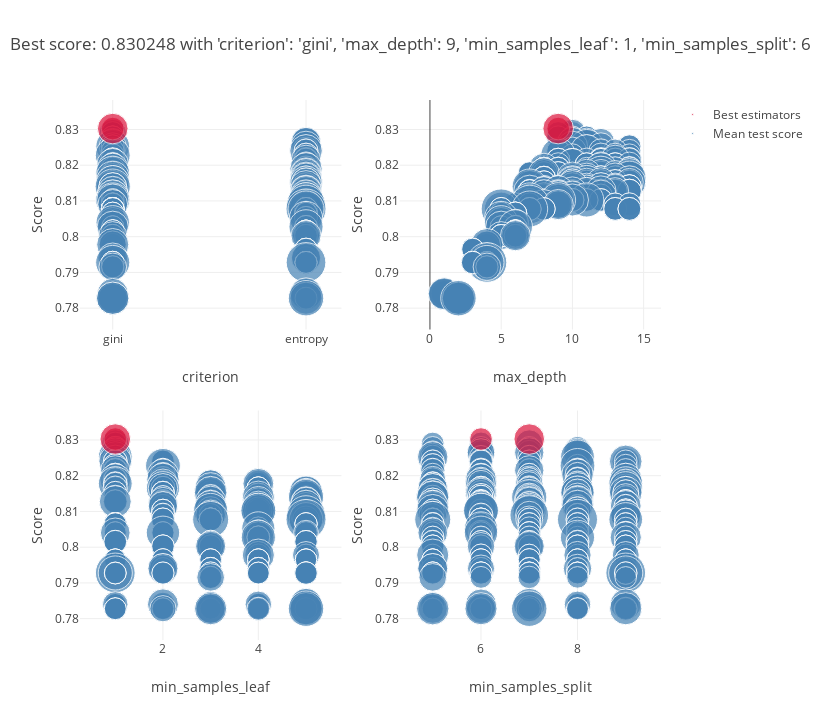

This figure's notebook cell:
### Markdown cell above
### After sttribute selection

### Code cell
selector=SelectKBest(score_func=chi2,k=5)

# Entrainnement de la méthode
selector_fitted=selector.fit(X,y)

# Récuperation des variables sélectionnées
columns=X.columns[selector.get_support()]

grid_DT=GridSearchCV(DecisionTreeClassifier(), param_grid, cv=5, verbose=0, n_jobs=-1)

grid_DT.fit(X_train[columns],y_train)

plot_grid_search(grid_DT)
table_grid_search(grid_DT)

y_predict = grid_DT.predict(X_valid[columns])

print(classification_report(y_valid,y_predict))

### Figure 1 — Plotly figure (JSON) as saved in the notebook; plotly's stock layout.template omitted (floating-point values rounded to 4 significant figures; data arrays with more than 128 entries replaced by an {"elided": "..."} marker saying what was removed)
{"data": [{"marker": {"color": "SteelBlue", "size": {"elided": "748 float values"}, "sizemin": 4, "sizemode": "area", "sizeref": 2.607e-06}, "mode": "markers", "name": "Mean test score", "showlegend": true, "text": {"elided": "748 str values"}, "type": "scatter", "x": {"elided": "748 str values"}, "xaxis": "x", "y": {"elided": "748 float values"}, "yaxis": "y"}, {"marker": {"color": "Crimson", "size": [0.0006726, 0.001221], "sizemin": 4, "sizemode": "area", "sizeref": 2.607e-06}, "mode": "markers", "name": "Best estimators", "showlegend": true, "text": ["{'criterion': 'gini', 'max_depth': 9, 'min_samples_leaf': 1, 'min_samples_split': 6}", "{'criterion': 'gini', 'max_depth': 9, 'min_samples_leaf': 1, 'min_samples_split': 7}"], "type": "scatter", "x": ["gini", "gini"], "xaxis": "x", "y": [0.8302, 0.8302], "yaxis": "y"}, {"marker": {"color": "SteelBlue", "size": {"elided": "748 float values"}, "sizemin": 4, "sizemode": "area", "sizeref": 2.607e-06}, "mode": "markers", "name": "Mean test score", "showlegend": false, "text": {"elided": "748 str values"}, "type": "scatter", "x": {"elided": "748 int values"}, "xaxis": "x2", "y": {"elided": "748 float values"}, "yaxis": "y2"}, {"marker": {"color": "Crimson", "size": [0.0006726, 0.001221], "sizemin": 4, "sizemode": "area", "sizeref": 2.607e-06}, "mode": "markers", "name": "Best estimators", "showlegend": false, "text": ["{'criterion': 'gini', 'max_depth': 9, 'min_samples_leaf': 1, 'min_samples_split': 6}", "{'criterion': 'gini', 'max_depth': 9, 'min_samples_leaf': 1, 'min_samples_split': 7}"], "type": "scatter", "x": [9, 9], "xaxis": "x2", "y": [0.8302, 0.8302], "yaxis": "y2"}, {"marker": {"color": "SteelBlue", "size": {"elided": "748 float values"}, "sizemin": 4, "sizemode": "area", "sizeref": 2.607e-06}, "mode": "markers", "name": "Mean test score", "showlegend": false, "text": {"elided": "748 str values"}, "type": "scatter", "x": {"elided": "748 int values"}, "xaxis": "x3", "y": {"elided": "748 float values"}, "yaxis": "y3"}, {"marker": {"color": "Crimson", "size": [0.0006726, 0.001221], "sizemin": 4, "sizemode": "area", "sizeref": 2.607e-06}, "mode": "markers", "name": "Best estimators", "showlegend": false, "text": ["{'criterion': 'gini', 'max_depth': 9, 'min_samples_leaf': 1, 'min_samples_split': 6}", "{'criterion': 'gini', 'max_depth': 9, 'min_samples_leaf': 1, 'min_samples_split': 7}"], "type": "scatter", "x": [1, 1], "xaxis": "x3", "y": [0.8302, 0.8302], "yaxis": "y3"}, {"marker": {"color": "SteelBlue", "size": {"elided": "748 float values"}, "sizemin": 4, "sizemode": "area", "sizeref": 2.607e-06}, "mode": "markers", "name": "Mean test score", "showlegend": false, "text": {"elided": "748 str values"}, "type": "scatter", "x": {"elided": "748 int values"}, "xaxis": "x4", "y": {"elided": "748 float values"}, "yaxis": "y4"}, {"marker": {"color": "Crimson", "size": [0.0006726, 0.001221], "sizemin": 4, "sizemode": "area", "sizeref": 2.607e-06}, "mode": "markers", "name": "Best estimators", "showlegend": false, "text": ["{'criterion': 'gini', 'max_depth': 9, 'min_samples_leaf': 1, 'min_samples_split': 6}", "{'criterion': 'gini', 'max_depth': 9, 'min_samples_leaf': 1, 'min_samples_split': 7}"], "type": "scatter", "x": [6, 7], "xaxis": "x4", "y": [0.8302, 0.8302], "yaxis": "y4"}], "layout": {"height": 720, "hovermode": "closest", "legend": {"traceorder": "reversed"}, "title": {"text": "Best score: 0.830248 with 'criterion': 'gini', 'max_depth': 9, 'min_samples_leaf': 1, 'min_samples_split': 6"}, "width": 820, "xaxis": {"anchor": "y", "domain": [0, 0.45], "title": {"text": "criterion"}}, "xaxis2": {"anchor": "y2", "domain": [0.55, 1], "title": {"text": "max_depth"}}, "xaxis3": {"anchor": "y3", "domain": [0, 0.45], "title": {"text": "min_samples_leaf"}}, "xaxis4": {"anchor": "y4", "domain": [0.55, 1], "title": {"text": "min_samples_split"}}, "yaxis": {"anchor": "x", "domain": [0.575, 1], "title": {"text": "Score"}}, "yaxis2": {"anchor": "x2", "domain": [0.575, 1], "title": {"text": "Score"}}, "yaxis3": {"anchor": "x3", "domain": [0, 0.425], "title": {"text": "Score"}}, "yaxis4": {"anchor": "x4", "domain": [0, 0.425], "title": {"text": "Score"}}}}
